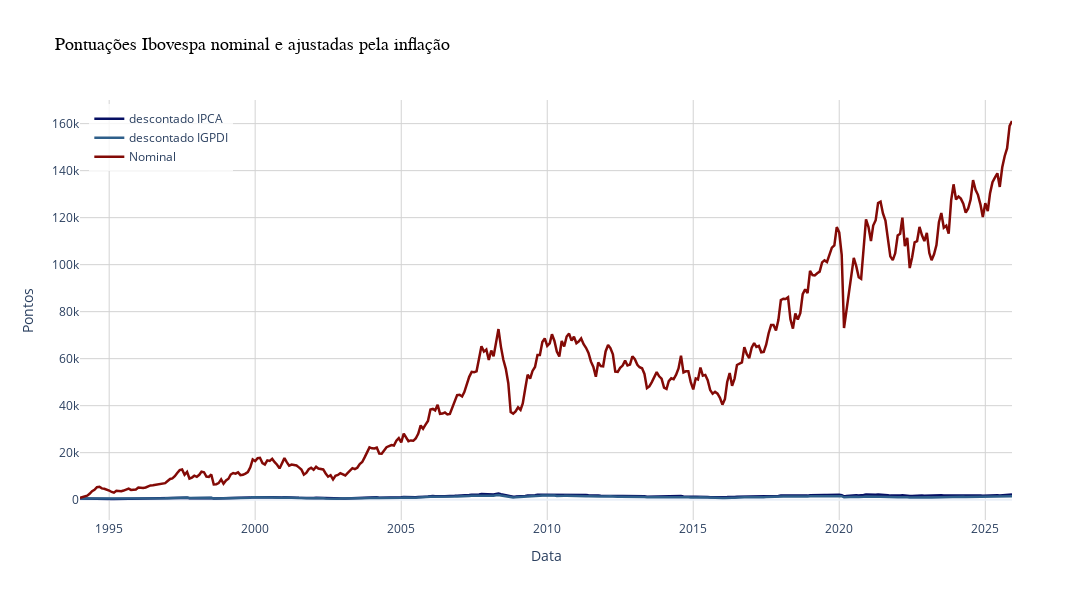

This figure's notebook cell:
### Code cell
df['BVSP_real_IPCA']  = (df['BVSP'] / df['IPCA_acumulado'])
df['BVSP_real_IGPDI'] = (df['BVSP'] / df['IGPDI_acumulado']) 

fig = go.Figure()

# Adicionar as três linhas
fig.add_trace(go.Scatter(
    x=df.index,y=df['BVSP_real_IPCA'], mode='lines', name='descontado IPCA', line=dict(color="#060F63", width=2.5)
))

fig.add_trace(go.Scatter(
    x=df.index, y=df['BVSP_real_IGPDI'], mode='lines',name='descontado IGPDI',line=dict(color='#2E5F8A', width=2.5)
))

fig.add_trace(go.Scatter(
    x=df.index, y=df['BVSP'], mode='lines',name='Nominal',   line=dict(color="#830A06", width=2.5)
))

# Configurar layout
fig.update_layout(
    title='Pontuações Ibovespa nominal e ajustadas pela inflação', title_font=dict(size=18, family='Arial', color='black'),
    xaxis_title='Data', yaxis_title='Pontos',
    font=dict(size=12),
    # hovermode='x unified',
    template='plotly_white',
    width=1200,
    height=600,
    legend=dict(
        yanchor="top",
        y=0.99,
        xanchor="left",
        x=0.01,
        bgcolor="rgba(255, 255, 255, 0.8)"
    )
)

# Configurar grid
fig.update_xaxes(showgrid=True, gridwidth=1, gridcolor='lightgray')
fig.update_yaxes(showgrid=True, gridwidth=1, gridcolor='lightgray')

fig.show()

### Figure 1 — Plotly figure (JSON) as saved in the notebook; plotly's stock layout.template omitted (floating-point values rounded to 4 significant figures; data arrays with more than 128 entries replaced by an {"elided": "..."} marker saying what was removed)
{"data": [{"line": {"color": "#060F63", "width": 2.5}, "mode": "lines", "name": "descontado IPCA", "type": "scatter", "x": {"elided": "384 str values"}, "y": {"elided": "384 float values"}}, {"line": {"color": "#2E5F8A", "width": 2.5}, "mode": "lines", "name": "descontado IGPDI", "type": "scatter", "x": {"elided": "384 str values"}, "y": {"elided": "384 float values"}}, {"line": {"color": "#830A06", "width": 2.5}, "mode": "lines", "name": "Nominal", "type": "scatter", "x": {"elided": "384 str values"}, "y": {"elided": "384 float values"}}], "layout": {"font": {"size": 12}, "height": 600, "legend": {"bgcolor": "rgba(255, 255, 255, 0.8)", "x": 0.01, "xanchor": "left", "y": 0.99, "yanchor": "top"}, "title": {"font": {"color": "black", "family": "Arial", "size": 18}, "text": "Pontuações Ibovespa nominal e ajustadas pela inflação"}, "width": 1200, "xaxis": {"gridcolor": "lightgray", "gridwidth": 1, "showgrid": true, "title": {"text": "Data"}}, "yaxis": {"gridcolor": "lightgray", "gridwidth": 1, "showgrid": true, "title": {"text": "Pontos"}}}}
